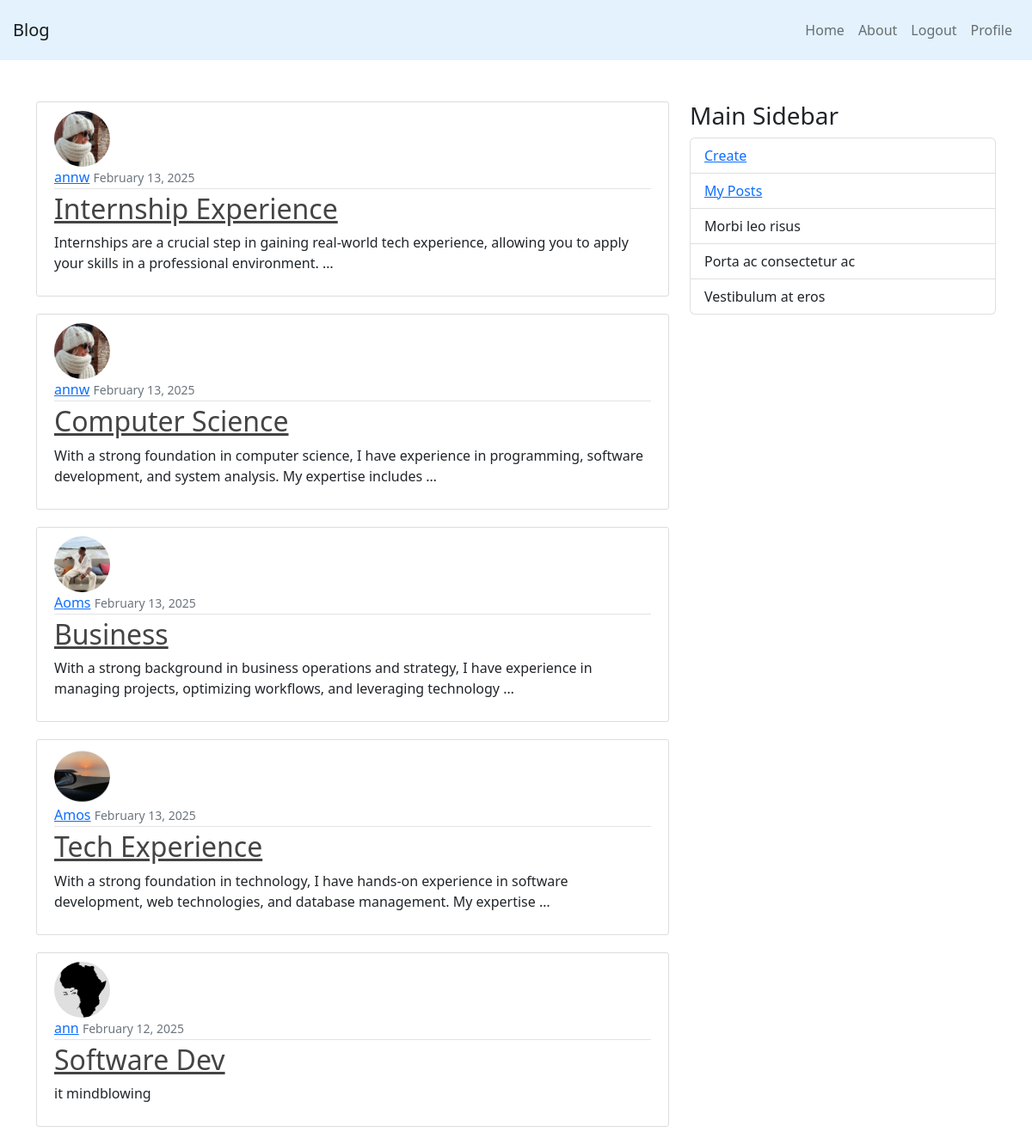
The page / (signed in) on the database its author committed.
### blog_app/models.py (models this page shows, shortened)
class Post(models.Model):
    title = models.CharField(max_length=255)
    content = models.TextField()
    excerpt = models.TextField()
    date_created = models.DateTimeField(default=timezone.now)
    author = models.ForeignKey(User, on_delete=models.CASCADE)

### users/models.py (models this page shows, shortened)
class UserProfile(models.Model):
    user = models.OneToOneField(User, on_delete=models.CASCADE, related_name="profile")
    profile_pic = models.ImageField(upload_to="profile_pics", default="profile_pics/default.jpeg")

### blog_app/views.py (the view)
# urls.py: path("", PostListView.as_view(), name='blog-home'),
class PostListView(ListView):
    model = Post
    template_name = "blog_app/home.html"
    context_object_name = "posts"
    ordering = ["-date_created"]

### blog_app/templates/blog_app/home.html
{% extends "blog_app/base.html" %}
{% block content %}
{% for post in posts %}
<article class="media content-section">
    <img class="rounded-circle article-img" src="{{ post.author.profile.profile_pic.url }}">
    <div class="media-body">
      <div class="article-metadata">
        <a class="mr-2" href="{% url 'user-post' post.author.id %}">{{ post.author.username }}</a>
        <small class="text-muted">{{ post.date_created|date:"F d, Y" }}</small>
      </div>
      <h2><a class="article-title" href="{% url 'post-detail' post.id %}">{{ post.title }}</a></h2>
      <p>{{ post.content|striptags|truncatewords:20 }}</p>
    </div>
</article>
{% empty %}
  <p>No posts found.</p>
{% endfor %}
{% endblock %}

### blog_app/static/blog_app/main.css (style rules this page uses)
.content-section { background: #ffffff; padding: 10px 20px; border: 1px solid #dddddd; border-radius: 3px; margin-bottom: 20px; }
.article-title { color: #444444; }
.article-img { height: 65px; width: 65px; margin-right: 16px; }
.article-metadata { padding-bottom: 1px; margin-bottom: 4px; border-bottom: 1px solid #e3e3e3 }

### rows shown on the page
Post: author.profile.profile_pic (picture), author.username "annw", date_created "February 13, 2025", title "Internship Experience", content "Internships are a crucial step in gaining real-world tech experience, allowing you to apply your skills in a professional environment. …"
Post: author.profile.profile_pic (picture), author.username "annw", date_created "February 13, 2025", title "Computer Science", content "With a strong foundation in computer science, I have experience in programming, software development, and system analysis. My expertise includes …"
Post: author.profile.profile_pic (picture), author.username "Aoms", date_created "February 13, 2025", title "Business", content "With a strong background in business operations and strategy, I have experience in managing projects, optimizing workflows, and leveraging technology …"
Post: author.profile.profile_pic (picture), author.username "Amos", date_created "February 13, 2025", title "Tech Experience", content "With a strong foundation in technology, I have hands-on experience in software development, web technologies, and database management. My expertise …"
Post: author.profile.profile_pic (picture), author.username "ann", date_created "February 12, 2025", title "Software Dev", content "it mindblowing"
